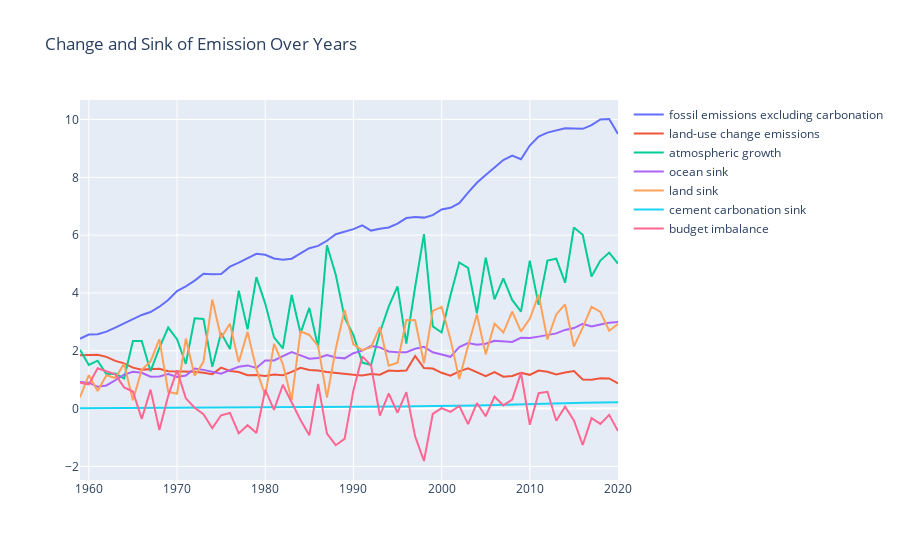

Here is the notebook cell this chart was saved with:
### Code cell
import plotly
import plotly.graph_objs as go
from plotly.offline import download_plotlyjs, init_notebook_mode, iplot, plot
init_notebook_mode(connected=True)

trace0 = go.Scatter(x=df.Year, y=df["fossil emissions excluding carbonation"], name="fossil emissions excluding carbonation")
trace1 = go.Scatter(x=df.Year, y=df["land-use change emissions"], name="land-use change emissions")
trace2 = go.Scatter(x=df.Year, y=df["atmospheric growth"], name="atmospheric growth")
trace3 = go.Scatter(x=df.Year, y=df["ocean sink"], name="ocean sink")
trace4 = go.Scatter(x=df.Year, y=df["land sink"], name="land sink")
trace5 = go.Scatter(x=df.Year, y=df["cement carbonation sink"], name="cement carbonation sink")
trace6 = go.Scatter(x=df.Year, y=df["budget imbalance"], name="budget imbalance")


data = [trace0, trace1, trace2, trace3, trace4, trace5, trace6]
layout = {"title": "Change and Sink of Emission Over Years"}

fig = go.Figure(data=data, layout=layout)

iplot(fig, show_link=False)
